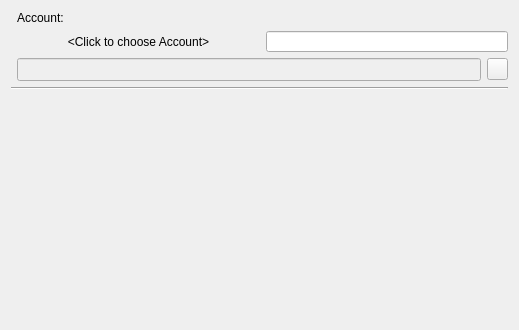
<?xml version="1.0" encoding="UTF-8"?>
<ui version="4.0">
 <class>PageSmart_NymAcct</class>
 <widget class="QWizardPage" name="PageSmart_NymAcct">
  <property name="geometry">
   <rect>
    <x>0</x>
    <y>0</y>
    <width>519</width>
    <height>330</height>
   </rect>
  </property>
  <property name="windowTitle">
   <string>WizardPage</string>
  </property>
  <layout class="QVBoxLayout" name="verticalLayout">
   <item>
    <layout class="QGridLayout" name="gridLayout">
     <item row="2" column="1" colspan="2">
      <layout class="QHBoxLayout" name="horizontalLayout_2">
       <item>
        <widget class="QLineEdit" name="lineEditAcctID">
         <property name="enabled">
          <bool>false</bool>
         </property>
         <property name="minimumSize">
          <size>
           <width>0</width>
           <height>23</height>
          </size>
         </property>
         <property name="maximumSize">
          <size>
           <width>16777215</width>
           <height>23</height>
          </size>
         </property>
         <property name="readOnly">
          <bool>true</bool>
         </property>
        </widget>
       </item>
       <item>
        <widget class="QPushButton" name="pushButtonManageAcct">
         <property name="sizePolicy">
          <sizepolicy hsizetype="Fixed" vsizetype="Fixed">
           <horstretch>0</horstretch>
           <verstretch>0</verstretch>
          </sizepolicy>
         </property>
         <property name="maximumSize">
          <size>
           <width>21</width>
           <height>22</height>
          </size>
         </property>
         <property name="text">
          <string/>
         </property>
         <property name="icon">
          <iconset resource="../resource.qrc">
           <normaloff>:/icons/icons/assets.png</normaloff>:/icons/icons/assets.png</iconset>
         </property>
        </widget>
       </item>
      </layout>
     </item>
     <item row="1" column="2">
      <widget class="QLineEdit" name="lineEditBalance">
       <property name="enabled">
        <bool>true</bool>
       </property>
       <property name="minimumSize">
        <size>
         <width>30</width>
         <height>0</height>
        </size>
       </property>
       <property name="maximumSize">
        <size>
         <width>16777215</width>
         <height>21</height>
        </size>
       </property>
       <property name="readOnly">
        <bool>true</bool>
       </property>
      </widget>
     </item>
     <item row="3" column="0" colspan="3">
      <widget class="Line" name="line">
       <property name="orientation">
        <enum>Qt::Horizontal</enum>
       </property>
      </widget>
     </item>
     <item row="1" column="1">
      <widget class="QPushButton" name="pushButtonSelect">
       <property name="sizePolicy">
        <sizepolicy hsizetype="Expanding" vsizetype="Fixed">
         <horstretch>0</horstretch>
         <verstretch>0</verstretch>
        </sizepolicy>
       </property>
       <property name="maximumSize">
        <size>
         <width>16777215</width>
         <height>21</height>
        </size>
       </property>
       <property name="text">
        <string>&lt;Click to choose Account&gt;</string>
       </property>
       <property name="flat">
        <bool>true</bool>
       </property>
      </widget>
     </item>
     <item row="0" column="1">
      <widget class="QLabel" name="label_2">
       <property name="text">
        <string>Account:</string>
       </property>
      </widget>
     </item>
    </layout>
   </item>
   <item>
    <spacer name="verticalSpacer">
     <property name="orientation">
      <enum>Qt::Vertical</enum>
     </property>
     <property name="sizeHint" stdset="0">
      <size>
       <width>20</width>
       <height>212</height>
      </size>
     </property>
    </spacer>
   </item>
  </layout>
 </widget>
 <resources>
  <include location="../resource.qrc"/>
 </resources>
 <connections/>
</ui>
